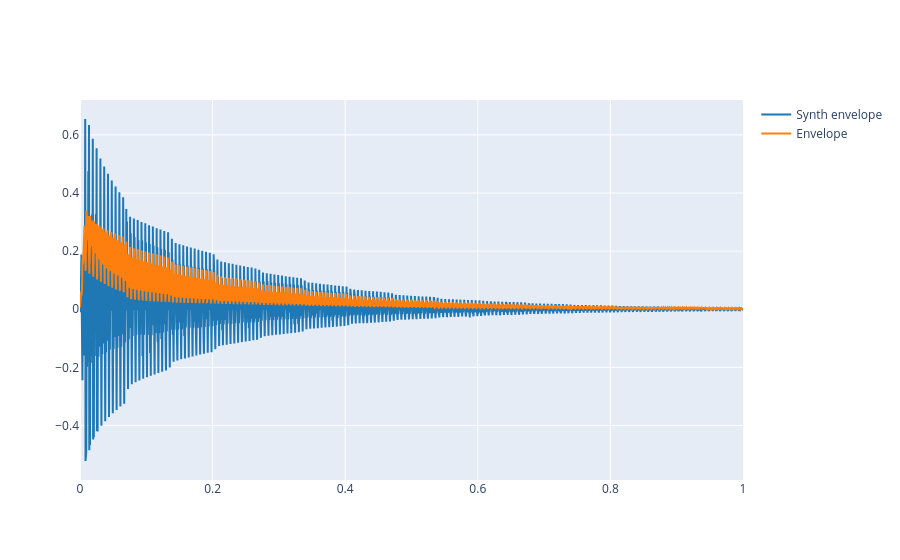

The code cell stored with this chart in its notebook:
### Markdown cell above
2.5 Now let's apply this envelope to the synthesized signal. Copy the code from Lab3 Ex. 2.1 and generate the synthesized signal. Then multiply the synthesized signal by the envelope. Note that both signal and envelope should have the same length. You can define a time vector of the same length of the envelope to create the signal:

### Code cell
fs = 44100
f0 = 174.614
weights = [0.7150, 0.7367, 0.4176, 0.2959, 1, 0.4945, 0.5297, 0.1423, 0.2304, 0.3306]

def synthesize(f0, phi, Ak, t):
    y = 0
    for k in range(1, len(Ak) + 1):
        y += Ak[k-1] * np.cos(2*np.pi*k*f0*t + k*phi - (k-1)*np.pi/2)
    return y

t = np.arange(len(y_env)) / fs

y_synth = synthesize(f0, -np.pi/3, weights, t)

y_synth_env = y_synth * y_env

plot_signals([y_synth_env, y_env], fs, name=["Synth envelope", "Envelope"])

### Figure 1 — Plotly figure (JSON) as saved in the notebook; plotly's stock layout.template omitted (floating-point values rounded to 4 significant figures; data arrays with more than 128 entries replaced by an {"elided": "..."} marker saying what was removed)
{"data": [{"line": {"color": "#1f77b4", "shape": "linear"}, "mode": "lines", "name": "Synth envelope", "type": "scatter", "x": {"elided": "44100 float values"}, "y": {"elided": "44100 float values"}}, {"line": {"color": "#ff7f0e", "shape": "linear"}, "mode": "lines", "name": "Envelope", "type": "scatter", "x": {"elided": "44100 float values"}, "y": {"elided": "44100 float values"}}], "layout": {}}
